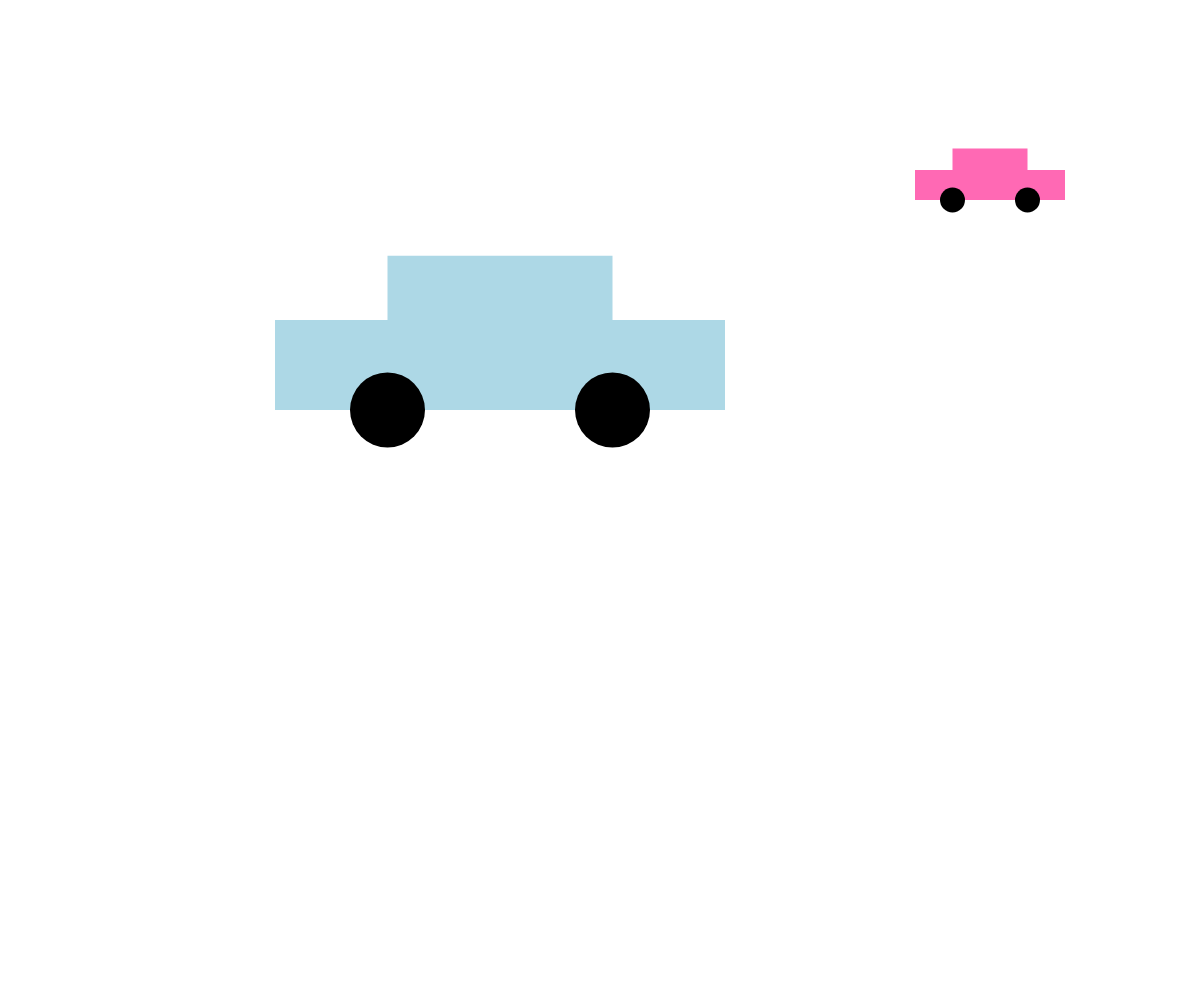
Frame 1 (no input)
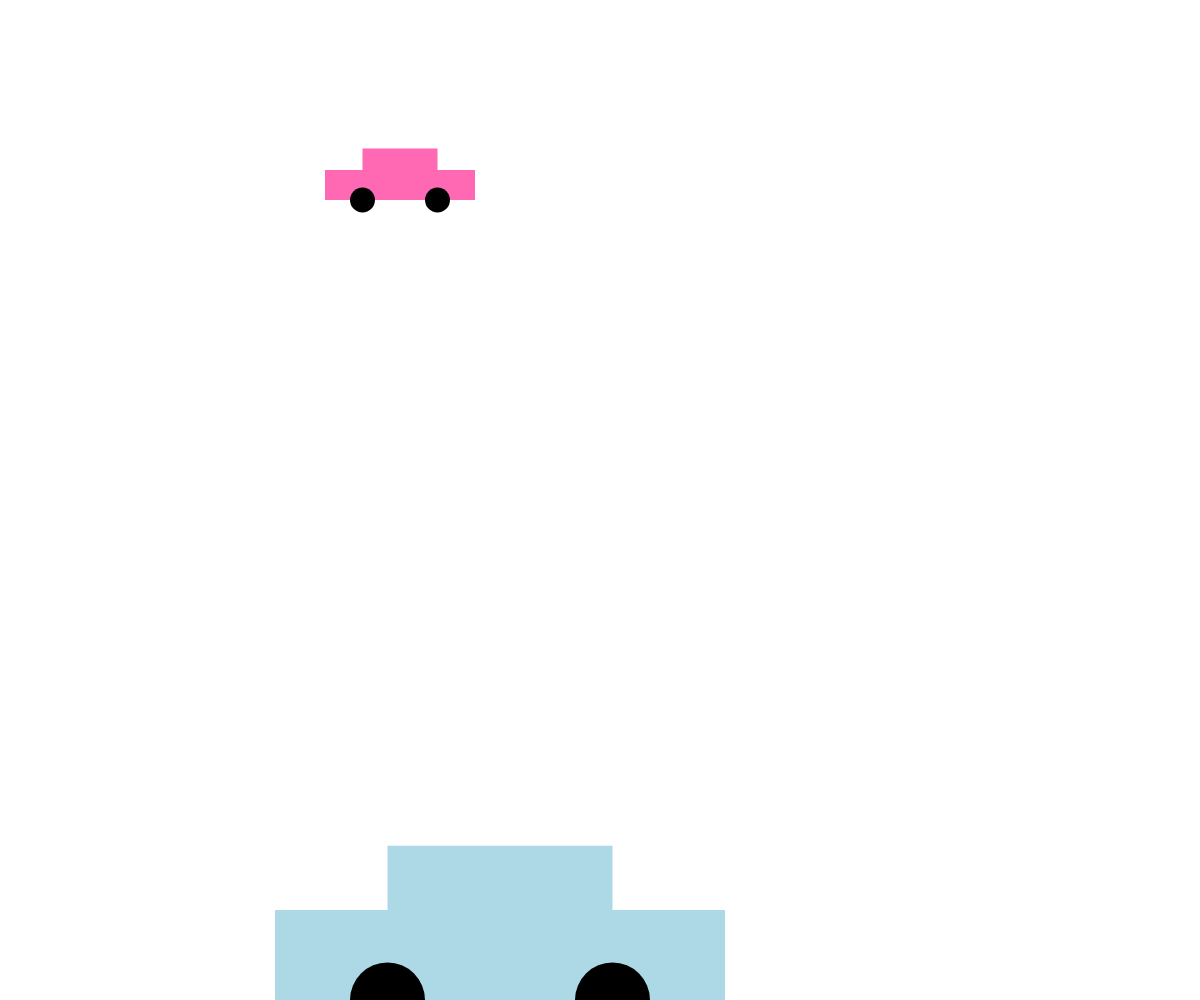
Frame 60 (no input)
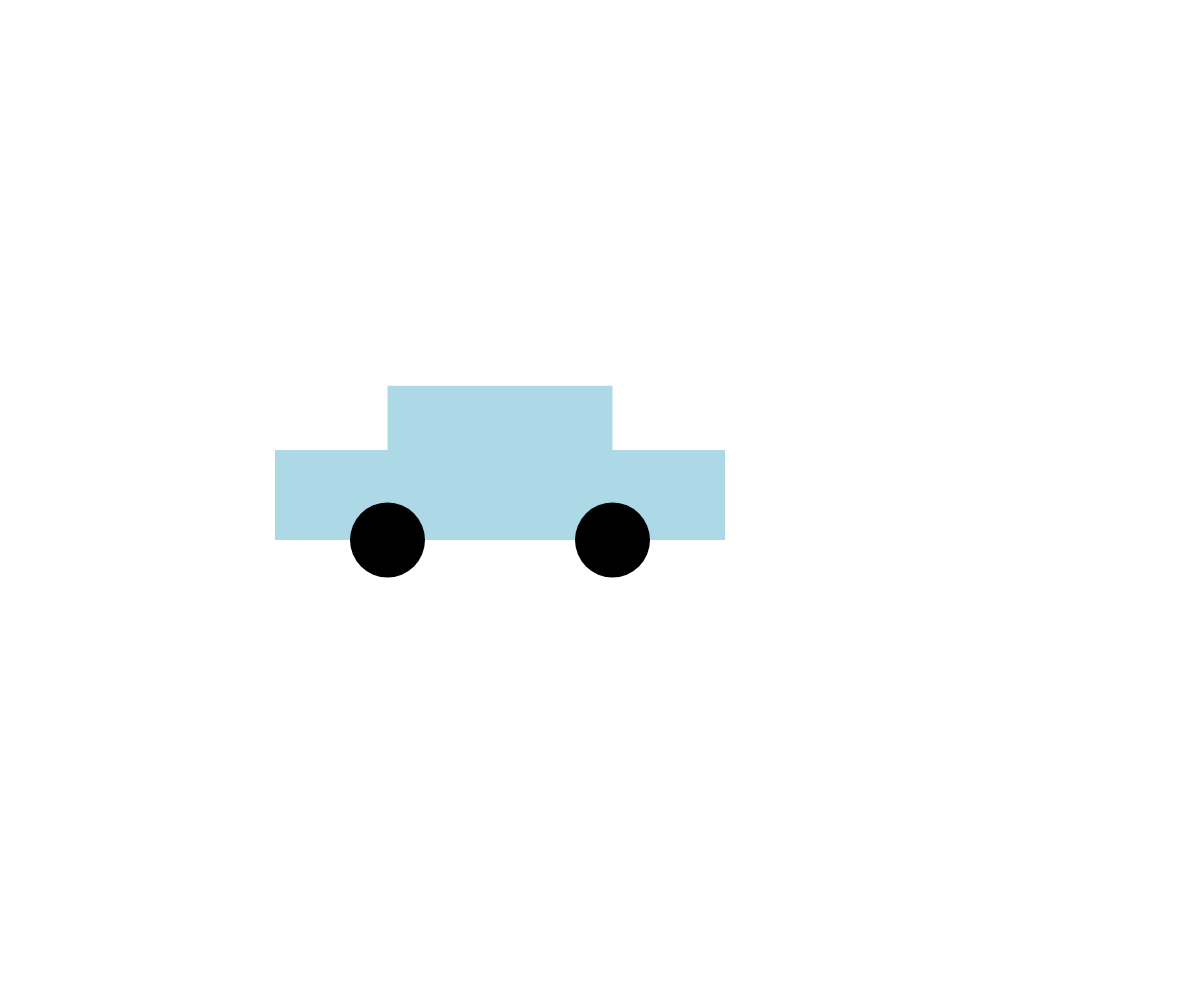
Frame 120 (the mouse pressed at the canvas centre since frame 60)

The p5.js sketch that drew these frames (run headless with seeded random() and noise() and a simulated clock; from frame 60 on, the mouse is pressed at the canvas centre):

// p5.js sketch
// ── sketch.js
const canvasWidth = window.innerWidth;
const canvasHeight = window.innerHeight;

// feel free to change these values as you like!
const c1 = {
    x: 500,
    y: 400,
    width: 450,
    speed: 20,
    color: "lightblue",
};

const c2 = {
    x: 1000,
    y: 200,
    width: 150,
    speed: -10,
    color: "hotpink",
};

// required to set up the canvas:
function setup() {
    createCanvas(canvasWidth, canvasHeight);
}

// animation loop:
function draw() {
    // clear the canvas:
    console.log("Screen Redraw");
    clear();

    // move the cars:
    // if (c1.x > canvasWidth + 400) {
    //     console.log("Car 1 jumps!");
    //     c1.x = -400;
    // }
    if (c2.x < -200) {
        console.log("Car 2 jumps!");
        c2.x = canvasWidth + 200;
    }
    if (c1.y > canvasHeight) {
        c1.y = -50;
    }
    // c1.x += c1.speed;
    c1.y = c1.y + 10;
    c2.x += c2.speed;

    // redraw the car:
    drawCar(c1.x, c1.y, c1.width, c1.color);
    drawCar(c2.x, c2.y, c2.width, c2.color);
}

// this function's job is to draw a car based on the
// parameters the user passes in (x, y, size, fillColor, and wheelColor)
function drawCar(x, y, size, fillColor, wheelColor = "black") {
    strokeWeight(0);

    // body
    fill(fillColor);
    rect(x - size / 4, y - (size / 5 + size / 7), size / 2, size / 7); // top
    rect(x - size / 2, y - size / 5, size, size / 5); // bottom

    // wheels:
    fill(wheelColor);
    circle(x - size / 4, y, size / 6);
    circle(x + size / 4, y, size / 6);
}

// ── style.css
body {
    margin: 0px;
    overflow: hidden;
}

main {
    height: 100vh;
}
